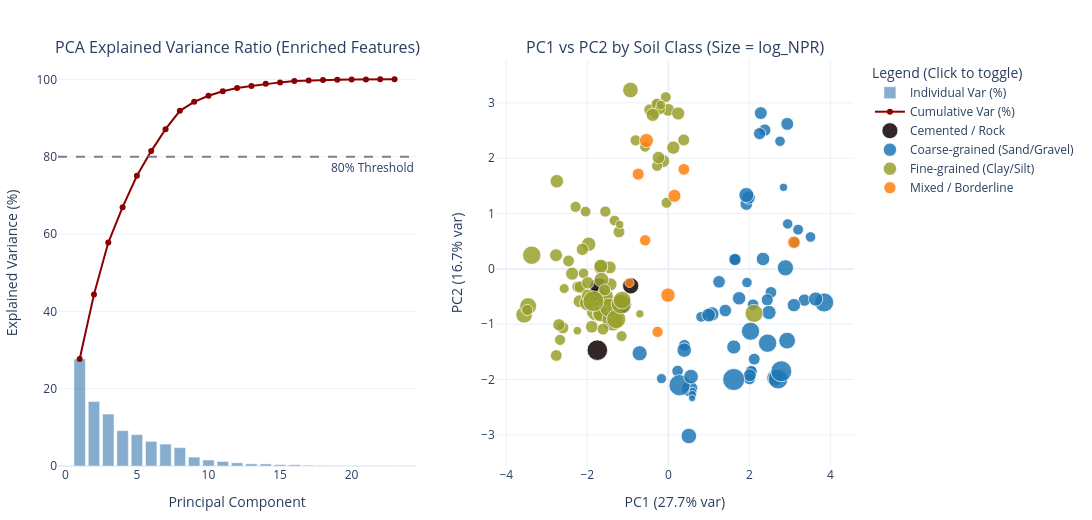

Source (notebook cell):
### Code cell
# Normalize any short labels ('Sand'/'Clay'/'Mixed') to match your primary soil_class taxonomy
soil_label_map = {
    'Sand': 'Coarse-grained (Sand/Gravel)',
    'Clay': 'Fine-grained (Clay/Silt)',
    'Mixed': 'Mixed / Borderline',
}
soil_series = df['soil_class'].replace(soil_label_map).fillna('Unknown')
site_col = 'site' if 'site' in df.columns else ('Site' if 'Site' in df.columns else df.columns[0])

# 3. Build plotting DataFrame from enriched df
pca_df = pd.DataFrame({
    'PC1': X_pca[:, 0],
    'PC2': X_pca[:, 1],
    'Reference': df['Reference'].fillna('N/A').values if 'Reference' in df.columns else ['N/A'] * len(df),
    'site': df[site_col].fillna('N/A').values,
    'soil_class': soil_series.values,
    'gradation': df['gradation'].fillna('N/A').values if 'gradation' in df.columns else ['N/A'] * len(df),
    'q_max': df['Normalized pile resistance (kPa)'].values,
    'log_qmax': df['log_NPR'].values,
    'L': df['L'].values,
    'B': df['B'].values,
    'SPT_N': df['SPT_N'].values,
    'spt_n_tip': df['spt_n_tip'].values if 'spt_n_tip' in df.columns else np.full(len(df), np.nan),
})

# 4. Create 1x2 interactive subplot layout
fig = make_subplots(
    rows=1, cols=2,
    subplot_titles=(
        'PCA Explained Variance Ratio (Enriched Features)',
        'PC1 vs PC2 by Soil Class (Size = log_NPR)',
    ),
)

# Left Plot: Interactive Scree Plot
pcs = list(range(1, len(pca.explained_variance_ratio_) + 1))
ind_var = pca.explained_variance_ratio_ * 100
cum_var = np.cumsum(ind_var)

fig.add_trace(
    go.Bar(
        x=pcs,
        y=ind_var,
        name='Individual Var (%)',
        marker_color='steelblue',
        opacity=0.65,
        hovertemplate='PC%{x}<br>Individual: %{y:.2f}%<extra></extra>',
    ),
    row=1, col=1,
)

fig.add_trace(
    go.Scatter(
        x=pcs,
        y=cum_var,
        mode='lines+markers',
        name='Cumulative Var (%)',
        line=dict(color='darkred', width=2),
        customdata=ind_var,
        hovertemplate=(
            '<b>Components kept: %{x}</b> (PC1 to PC%{x})<br>'
            + 'Cumulative Variance: <b>%{y:.2f}%</b><br>'
            + 'This PC alone adds: %{customdata:.2f}%'
            + '<extra></extra>'
        ),
    ),
    row=1, col=1,
)

fig.add_hline(
    y=80,
    line_dash='dash',
    line_color='gray',
    annotation_text='80% Threshold',
    annotation_position='bottom right',
    row=1, col=1,
)

# Right Plot: Interactive PC1 vs PC2 Scatter Plot
colors = {
    'Coarse-grained (Sand/Gravel)': '#1f77b4',
    'Fine-grained (Clay/Silt)': '#98a02c',
    'Mixed / Borderline': '#ff7f0e',
    'Cemented / Rock': '#100101',
}

q_min, q_max_val = pca_df['log_qmax'].min(), pca_df['log_qmax'].max()
pca_df['marker_size'] = (
    7 + 15 * (pca_df['log_qmax'] - q_min) / (q_max_val - q_min)
).fillna(10)

for s_class, group in pca_df.groupby('soil_class'):
    custom_data = np.stack(
        [
            group['Reference'],
            group['site'],
            group['gradation'],
            group['q_max'],
            group['log_qmax'],
            group['L'],
            group['B'],
            group['SPT_N'],
            group['spt_n_tip'],
        ],
        axis=-1,
    )

    fig.add_trace(
        go.Scatter(
            x=group['PC1'],
            y=group['PC2'],
            mode='markers',
            name=s_class,
            marker=dict(
                size=group['marker_size'],
                color=colors.get(s_class, '#7f7f7f'),
                opacity=0.85,
                line=dict(width=0.8, color='white'),
            ),
            customdata=custom_data,
            hovertemplate=(
                '<b>%{customdata[0]}</b> (Site: %{customdata[1]})<br>'
                + f'Soil: {s_class} | Gradation: %{{customdata[2]}}<br>'
                + 'PC1: %{x:.2f} | PC2: %{y:.2f}<br>'
                + 'NPR: %{customdata[3]:.1f} kPa (log: %{customdata[4]:.2f})<br>'
                + 'L: %{customdata[5]:.2f} m | B: %{customdata[6]:.2f} m<br>'
                + 'SPT_N (shaft): %{customdata[7]:.1f} | SPT_N (tip): %{customdata[8]:.1f}'
                + '<extra></extra>'
            ),
        ),
        row=1, col=2,
    )

# 5. Axis labels & layout styling
fig.update_xaxes(title_text='Principal Component', row=1, col=1)
fig.update_yaxes(title_text='Explained Variance (%)', range=[0, 105], row=1, col=1)

fig.update_xaxes(
    title_text=f'PC1 ({pca.explained_variance_ratio_[0]*100:.1f}% var)',
    row=1, col=2,
)
fig.update_yaxes(
    title_text=f'PC2 ({pca.explained_variance_ratio_[1]*100:.1f}% var)',
    row=1, col=2,
)

fig.update_layout(
    height=520,
    width=1150,
    template='plotly_white',
    legend=dict(title='Legend (Click to toggle)', x=1.02, y=1),
    margin=dict(t=60, b=50, l=50, r=180),
)

fig.show()

### Figure 1 — Plotly figure (JSON) as saved in the notebook; plotly's stock layout.template omitted (floating-point values rounded to 4 significant figures; data arrays with more than 128 entries replaced by an {"elided": "..."} marker saying what was removed)
{"data": [{"hovertemplate": "PC%{x}<br>Individual: %{y:.2f}%<extra></extra>", "marker": {"color": "steelblue"}, "name": "Individual Var (%)", "opacity": 0.65, "type": "bar", "x": [1, 2, 3, 4, 5, 6, 7, 8, 9, 10, 11, 12, 13, 14, 15, 16, 17, 18, 19, 20, 21, 22, 23], "xaxis": "x", "y": [27.66, 16.69, 13.44, 9.161, 8.122, 6.374, 5.676, 4.747, 2.312, 1.557, 1.167, 0.8364, 0.561, 0.5377, 0.3707, 0.3321, 0.1797, 0.1135, 0.05161, 0.04586, 0.04536, 0.02111, 4.308e-31], "yaxis": "y"}, {"customdata": [27.66, 16.69, 13.44, 9.161, 8.122, 6.374, 5.676, 4.747, 2.312, 1.557, 1.167, 0.8364, 0.561, 0.5377, 0.3707, 0.3321, 0.1797, 0.1135, 0.05161, 0.04586, 0.04536, 0.02111, 4.308e-31], "hovertemplate": "<b>Components kept: %{x}</b> (PC1 to PC%{x})<br>Cumulative Variance: <b>%{y:.2f}%</b><br>This PC alone adds: %{customdata:.2f}%<extra></extra>", "line": {"color": "darkred", "width": 2}, "mode": "lines+markers", "name": "Cumulative Var (%)", "type": "scatter", "x": [1, 2, 3, 4, 5, 6, 7, 8, 9, 10, 11, 12, 13, 14, 15, 16, 17, 18, 19, 20, 21, 22, 23], "xaxis": "x", "y": [27.66, 44.35, 57.79, 66.95, 75.07, 81.45, 87.12, 91.87, 94.18, 95.74, 96.9, 97.74, 98.3, 98.84, 99.21, 99.54, 99.72, 99.84, 99.89, 99.93, 99.98, 100.0, 100.0], "yaxis": "y"}, {"customdata": [["UC7-1", "UC7", "Not specified", 270.8, 5.601, 8.8, 0.76, 30, null], ["UC7-2", "UC7", "Not specified", 336.8, 5.82, 11.1, 0.76, 30, null], ["UC20", "UC20", "Not specified", 467.5, 6.148, 8.7, 0.76, 30, null], ["UC29-1", "UC29", "Not specified", 353.7, 5.868, 7.2, 0.75, 30, null], ["UC29-2", "UC29", "Not specified", 358.7, 5.882, 7.1, 0.75, 30, null], ["UC30", "UC30", "Not specified", 188.5, 5.239, 7.6, 1, 25, null]], "hovertemplate": "<b>%{customdata[0]}</b> (Site: %{customdata[1]})<br>Soil: Cemented / Rock | Gradation: %{customdata[2]}<br>PC1: %{x:.2f} | PC2: %{y:.2f}<br>NPR: %{customdata[3]:.1f} kPa (log: %{customdata[4]:.2f})<br>L: %{customdata[5]:.2f} m | B: %{customdata[6]:.2f} m<br>SPT_N (shaft): %{customdata[7]:.1f} | SPT_N (tip): %{customdata[8]:.1f}<extra></extra>", "marker": {"color": "#100101", "line": {"color": "white", "width": 0.8}, "opacity": 0.85, "size": [17.94, 18.98, 20.54, 19.21, 19.28, 16.21]}, "mode": "markers", "name": "Cemented / Rock", "type": "scatter", "x": [-1.814, -1.706, -1.752, -1.151, -1.152, -0.9289], "xaxis": "x2", "y": [-0.5158, -0.3354, -1.468, -0.6341, -0.6422, -0.3057], "yaxis": "y2"}, {"customdata": {"elided": "58x9 mixed values"}, "hovertemplate": "<b>%{customdata[0]}</b> (Site: %{customdata[1]})<br>Soil: Coarse-grained (Sand/Gravel) | Gradation: %{customdata[2]}<br>PC1: %{x:.2f} | PC2: %{y:.2f}<br>NPR: %{customdata[3]:.1f} kPa (log: %{customdata[4]:.2f})<br>L: %{customdata[5]:.2f} m | B: %{customdata[6]:.2f} m<br>SPT_N (shaft): %{customdata[7]:.1f} | SPT_N (tip): %{customdata[8]:.1f}<extra></extra>", "marker": {"color": "#1f77b4", "line": {"color": "white", "width": 0.8}, "opacity": 0.85, "size": [11.31, 11.76, 11.78, 11.81, 12.81, 11.39, 14.45, 11.59, 12.4, 18.18, 12.25, 12.0, 12.0, 16.21, 18.33, 12.56, 12.83, 21.19, 22, 14.12, 11.7, 11.63, 12.12, 19.07, 15.9, 19.65, 20.98, 10.8, 10.39, 10.54, 10.63, 16.72, 12.62, 13.2, 12.23, 16.17, 14.49, 14.67, 10.42, 13.53, 10.66, 7.453, 8.387, 7, 14.31, 12.54, 13.37, 10.01, 13.31, 8.077, 12.84, 10.47, 15.12, 15.5, 14.22, 12.15, 13.7, 14.98]}, "mode": "markers", "name": "Coarse-grained (Sand/Gravel)", "type": "scatter", "x": [2.049, 2.049, 2.006, 2.121, 2.012, 2.092, 1.073, 0.2291, 3.359, 2.03, 1.645, 1.645, 1.645, 0.528, 2.451, 1.252, 2.283, 0.2776, 1.614, 1.616, 0.3972, 2.533, 2.442, 3.847, 2.626, 2.71, 2.788, 3.205, 2.946, 3.51, 3.122, 2.932, 1.925, 1.984, 2.382, 2.89, 0.3924, 0.5591, 1.942, 2.337, 0.8088, 0.6051, 0.5916, 0.5873, 2.484, 1.406, 1.747, -0.1684, 3.1, 2.843, 2.935, 2.757, -0.7086, 0.5074, 3.637, 2.253, 0.9942, 1.926], "xaxis": "x2", "y": [-1.853, -1.853, -1.986, -1.63, -1.922, -0.6455, -0.8148, -1.845, -0.5643, -1.126, 0.1692, 0.1692, 0.1692, -2.167, -1.342, -0.2339, 2.815, -2.102, -1.999, -1.411, -1.381, -0.4244, -0.56, -0.606, -1.972, -1.992, -1.85, 0.709, 0.8127, 0.5774, 0.4785, -1.296, 1.171, 1.288, 2.508, 0.01923, -1.468, -1.947, -0.2466, 0.1796, -0.8662, -2.206, -2.274, -2.337, -0.7885, -0.7528, -0.5312, -1.982, -0.6553, 1.473, 2.619, 2.306, -1.525, -3.019, -0.5455, 2.443, -0.8346, 1.334], "yaxis": "y2"}, {"customdata": {"elided": "70x9 mixed values"}, "hovertemplate": "<b>%{customdata[0]}</b> (Site: %{customdata[1]})<br>Soil: Fine-grained (Clay/Silt) | Gradation: %{customdata[2]}<br>PC1: %{x:.2f} | PC2: %{y:.2f}<br>NPR: %{customdata[3]:.1f} kPa (log: %{customdata[4]:.2f})<br>L: %{customdata[5]:.2f} m | B: %{customdata[6]:.2f} m<br>SPT_N (shaft): %{customdata[7]:.1f} | SPT_N (tip): %{customdata[8]:.1f}<extra></extra>", "marker": {"color": "#98a02c", "line": {"color": "white", "width": 0.8}, "opacity": 0.85, "size": [18.02, 8.559, 10.92, 11.73, 11.04, 12.0, 12.23, 10.73, 11.08, 11.2, 14.25, 18.29, 11.25, 9.935, 12.31, 13.01, 11.7, 12.83, 13.17, 12.9, 10.65, 10.42, 16.64, 16.89, 11.22, 12.25, 8.127, 19.66, 20.0, 17.71, 16.88, 15.45, 21.42, 12.76, 14.07, 13.88, 14.72, 13.48, 19.07, 19.12, 19.55, 17.64, 11.85, 9.699, 12.74, 13.22, 12.94, 10.99, 12.62, 10.72, 11.04, 11.9, 10.97, 15.14, 12.58, 13.06, 11.7, 11.86, 10.87, 9.234, 11.66, 10.53, 12.41, 20.91, 13.12, 9.628, 11.81, 13.17, 15.54, 8.147]}, "mode": "markers", "name": "Fine-grained (Clay/Silt)", "type": "scatter", "x": [2.115, -2.245, -1.153, -2.767, -2.673, -2.604, -2.701, -2.043, -2.289, -1.554, -1.967, -3.371, -2.241, -2.57, -2.174, -2.375, -2.464, -2.771, -1.429, -2.19, -1.328, -2.094, -3.56, -3.46, -3.483, -2.122, -0.7027, -1.507, -1.776, -1.575, -1.668, -1.67, -1.376, -1.445, -1.673, -1.665, -1.652, -2.753, -1.46, -1.287, -1.167, -1.141, 0.3798, -0.3181, -0.004641, 0.1235, -0.1274, -0.2776, -0.2434, -0.5731, -0.8086, -1.572, -0.04383, -2.005, -1.889, -1.985, -1.613, -0.4584, -0.06241, -0.2802, -0.2802, -0.2013, -1.987, -1.849, 0.244, -0.1853, -1.218, -0.3873, -0.9354, -1.2], "xaxis": "x2", "y": [-0.804, -1.118, -1.214, -1.565, -1.283, -1.065, -1.01, 1.036, 1.121, 1.036, 0.4452, 0.2474, -0.3226, -0.3559, -0.3281, -0.08634, 0.143, 0.2469, -0.281, -0.5851, 0.8739, -0.07952, -0.8291, -0.6729, -0.7428, 0.3538, -0.8128, -0.6536, -0.7598, -0.499, -0.8058, -0.8128, -0.9278, 0.02738, 0.02751, 0.05079, -0.1957, 1.583, -0.7018, -0.9064, -0.6374, -0.5656, 2.329, 2.801, 2.873, 2.191, 1.948, 1.861, 2.01, 2.205, 2.322, -0.3817, 1.195, -0.6179, -1.045, -0.4809, -1.09, 2.874, 3.104, 2.978, 2.978, 2.886, -0.252, -0.5835, 2.808, 2.961, 0.668, 2.783, 3.232, 0.8028], "yaxis": "y2"}, {"customdata": [["DC7", "DC7", "Not specified", 88.15, 4.479, 37, 1.8, 50, 62], ["DC12", "DC12", "Not specified", 67.2, 4.208, 12, 0.6, 9.104, null], ["UC2", "UC2", "Not specified", 127.9, 4.851, 9.4, 1.3, 30, 4.5], ["UC5-1", "UC5", "Not specified", 44.15, 3.788, 12.2, 0.51, 7, 35.6], ["UC5-2", "UC5", "Not specified", 66.81, 4.202, 21.3, 0.61, 9, 39.85], ["UC16", "UC16", "Not specified", 78.78, 4.367, 40, 1, 16, null], ["UC37-1", "UC37", "Not specified", 73.4, 4.296, 46.8, 1.5, 22, null], ["UC37-2", "UC37", "Not specified", 95.37, 4.558, 38.2, 1.5, 17, null], ["UC40", "UC40", "Not specified", 119.1, 4.78, 33.4, 2, 16, null]], "hovertemplate": "<b>%{customdata[0]}</b> (Site: %{customdata[1]})<br>Soil: Mixed / Borderline | Gradation: %{customdata[2]}<br>PC1: %{x:.2f} | PC2: %{y:.2f}<br>NPR: %{customdata[3]:.1f} kPa (log: %{customdata[4]:.2f})<br>L: %{customdata[5]:.2f} m | B: %{customdata[6]:.2f} m<br>SPT_N (shaft): %{customdata[7]:.1f} | SPT_N (tip): %{customdata[8]:.1f}<extra></extra>", "marker": {"color": "#ff7f0e", "line": {"color": "white", "width": 0.8}, "opacity": 0.85, "size": [12.58, 11.29, 14.36, 9.281, 11.26, 12.04, 11.71, 12.96, 14.02]}, "mode": "markers", "name": "Mixed / Borderline", "type": "scatter", "x": [3.1, -0.2657, -0.00883, -0.9588, -0.5725, -0.7443, 0.3843, 0.1517, -0.5393], "xaxis": "x2", "y": [0.481, -1.138, -0.4738, -0.2516, 0.5168, 1.712, 1.798, 1.32, 2.32], "yaxis": "y2"}], "layout": {"annotations": [{"font": {"size": 16}, "showarrow": false, "text": "PCA Explained Variance Ratio (Enriched Features)", "x": 0.225, "xanchor": "center", "xref": "paper", "y": 1, "yanchor": "bottom", "yref": "paper"}, {"font": {"size": 16}, "showarrow": false, "text": "PC1 vs PC2 by Soil Class (Size = log_NPR)", "x": 0.775, "xanchor": "center", "xref": "paper", "y": 1, "yanchor": "bottom", "yref": "paper"}, {"showarrow": false, "text": "80% Threshold", "x": 1, "xanchor": "right", "xref": "x domain", "y": 80, "yanchor": "top", "yref": "y"}], "height": 520, "legend": {"title": {"text": "Legend (Click to toggle)"}, "x": 1.02, "y": 1}, "margin": {"b": 50, "l": 50, "r": 180, "t": 60}, "shapes": [{"line": {"color": "gray", "dash": "dash"}, "type": "line", "x0": 0, "x1": 1, "xref": "x domain", "y0": 80, "y1": 80, "yref": "y"}], "width": 1150, "xaxis": {"anchor": "y", "domain": [0, 0.45], "title": {"text": "Principal Component"}}, "xaxis2": {"anchor": "y2", "domain": [0.55, 1], "title": {"text": "PC1 (27.7% var)"}}, "yaxis": {"anchor": "x", "domain": [0, 1], "range": [0, 105], "title": {"text": "Explained Variance (%)"}}, "yaxis2": {"anchor": "x2", "domain": [0, 1], "title": {"text": "PC2 (16.7% var)"}}}}
